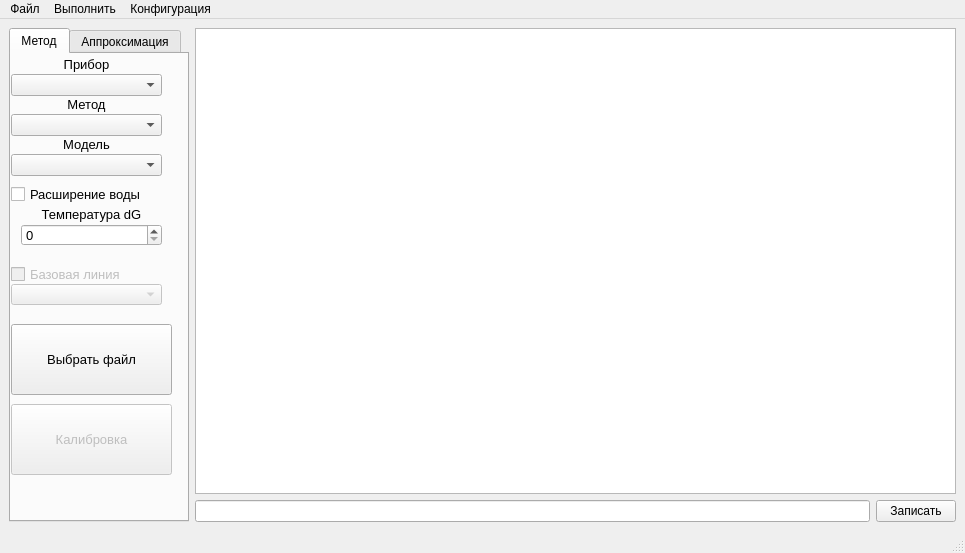
<?xml version="1.0" encoding="UTF-8"?>
<ui version="4.0">
 <class>MainWindow</class>
 <widget class="QMainWindow" name="MainWindow">
  <property name="geometry">
   <rect>
    <x>0</x>
    <y>0</y>
    <width>965</width>
    <height>553</height>
   </rect>
  </property>
  <property name="sizePolicy">
   <sizepolicy hsizetype="Preferred" vsizetype="Preferred">
    <horstretch>1</horstretch>
    <verstretch>1</verstretch>
   </sizepolicy>
  </property>
  <property name="windowTitle">
   <string>MainWindow</string>
  </property>
  <property name="styleSheet">
   <string notr="true"/>
  </property>
  <widget class="QWidget" name="centralwidget">
   <property name="sizePolicy">
    <sizepolicy hsizetype="Minimum" vsizetype="Minimum">
     <horstretch>0</horstretch>
     <verstretch>0</verstretch>
    </sizepolicy>
   </property>
   <property name="minimumSize">
    <size>
     <width>0</width>
     <height>480</height>
    </size>
   </property>
   <layout class="QHBoxLayout" name="horizontalLayout_3">
    <item>
     <layout class="QHBoxLayout" name="horizontalLayout">
      <property name="sizeConstraint">
       <enum>QLayout::SetNoConstraint</enum>
      </property>
      <item>
       <widget class="QTabWidget" name="tabWidget">
        <property name="sizePolicy">
         <sizepolicy hsizetype="Maximum" vsizetype="Preferred">
          <horstretch>0</horstretch>
          <verstretch>0</verstretch>
         </sizepolicy>
        </property>
        <property name="minimumSize">
         <size>
          <width>180</width>
          <height>0</height>
         </size>
        </property>
        <property name="currentIndex">
         <number>0</number>
        </property>
        <widget class="QWidget" name="Methods">
         <attribute name="title">
          <string>Метод</string>
         </attribute>
         <widget class="QLabel" name="label">
          <property name="geometry">
           <rect>
            <x>0</x>
            <y>0</y>
            <width>151</width>
            <height>21</height>
           </rect>
          </property>
          <property name="font">
           <font>
            <pointsize>10</pointsize>
           </font>
          </property>
          <property name="layoutDirection">
           <enum>Qt::LeftToRight</enum>
          </property>
          <property name="text">
           <string>Прибор</string>
          </property>
          <property name="alignment">
           <set>Qt::AlignCenter</set>
          </property>
         </widget>
         <widget class="QComboBox" name="pribor">
          <property name="geometry">
           <rect>
            <x>0</x>
            <y>20</y>
            <width>151</width>
            <height>22</height>
           </rect>
          </property>
         </widget>
         <widget class="QComboBox" name="method">
          <property name="geometry">
           <rect>
            <x>0</x>
            <y>60</y>
            <width>151</width>
            <height>22</height>
           </rect>
          </property>
         </widget>
         <widget class="QLabel" name="label_2">
          <property name="geometry">
           <rect>
            <x>0</x>
            <y>40</y>
            <width>151</width>
            <height>21</height>
           </rect>
          </property>
          <property name="font">
           <font>
            <pointsize>10</pointsize>
           </font>
          </property>
          <property name="layoutDirection">
           <enum>Qt::LeftToRight</enum>
          </property>
          <property name="text">
           <string>Метод</string>
          </property>
          <property name="alignment">
           <set>Qt::AlignCenter</set>
          </property>
         </widget>
         <widget class="QComboBox" name="model">
          <property name="geometry">
           <rect>
            <x>0</x>
            <y>100</y>
            <width>151</width>
            <height>22</height>
           </rect>
          </property>
         </widget>
         <widget class="QLabel" name="label_3">
          <property name="geometry">
           <rect>
            <x>0</x>
            <y>80</y>
            <width>151</width>
            <height>21</height>
           </rect>
          </property>
          <property name="font">
           <font>
            <pointsize>10</pointsize>
           </font>
          </property>
          <property name="layoutDirection">
           <enum>Qt::LeftToRight</enum>
          </property>
          <property name="text">
           <string>Модель</string>
          </property>
          <property name="alignment">
           <set>Qt::AlignCenter</set>
          </property>
         </widget>
         <widget class="QPushButton" name="change_file">
          <property name="geometry">
           <rect>
            <x>0</x>
            <y>270</y>
            <width>161</width>
            <height>71</height>
           </rect>
          </property>
          <property name="font">
           <font>
            <pointsize>10</pointsize>
           </font>
          </property>
          <property name="text">
           <string>Выбрать файл</string>
          </property>
         </widget>
         <widget class="QCheckBox" name="Water">
          <property name="geometry">
           <rect>
            <x>0</x>
            <y>130</y>
            <width>161</width>
            <height>21</height>
           </rect>
          </property>
          <property name="font">
           <font>
            <pointsize>10</pointsize>
           </font>
          </property>
          <property name="text">
           <string>Расширение воды</string>
          </property>
         </widget>
         <widget class="QLabel" name="label_4">
          <property name="geometry">
           <rect>
            <x>0</x>
            <y>150</y>
            <width>161</width>
            <height>21</height>
           </rect>
          </property>
          <property name="font">
           <font>
            <pointsize>10</pointsize>
           </font>
          </property>
          <property name="layoutDirection">
           <enum>Qt::LeftToRight</enum>
          </property>
          <property name="text">
           <string>Температура dG</string>
          </property>
          <property name="alignment">
           <set>Qt::AlignCenter</set>
          </property>
         </widget>
         <widget class="QSpinBox" name="dG_temp">
          <property name="geometry">
           <rect>
            <x>10</x>
            <y>170</y>
            <width>141</width>
            <height>22</height>
           </rect>
          </property>
          <property name="font">
           <font>
            <pointsize>10</pointsize>
           </font>
          </property>
         </widget>
         <widget class="QComboBox" name="Baseline_list">
          <property name="enabled">
           <bool>false</bool>
          </property>
          <property name="geometry">
           <rect>
            <x>0</x>
            <y>230</y>
            <width>151</width>
            <height>21</height>
           </rect>
          </property>
         </widget>
         <widget class="QCheckBox" name="Baseline_check">
          <property name="enabled">
           <bool>false</bool>
          </property>
          <property name="geometry">
           <rect>
            <x>0</x>
            <y>210</y>
            <width>161</width>
            <height>21</height>
           </rect>
          </property>
          <property name="font">
           <font>
            <pointsize>10</pointsize>
           </font>
          </property>
          <property name="text">
           <string>Базовая линия</string>
          </property>
         </widget>
         <widget class="QPushButton" name="Calibration">
          <property name="enabled">
           <bool>false</bool>
          </property>
          <property name="geometry">
           <rect>
            <x>0</x>
            <y>350</y>
            <width>161</width>
            <height>71</height>
           </rect>
          </property>
          <property name="font">
           <font>
            <pointsize>10</pointsize>
           </font>
          </property>
          <property name="text">
           <string>Калибровка</string>
          </property>
         </widget>
        </widget>
        <widget class="QWidget" name="Parametrs">
         <property name="font">
          <font>
           <pointsize>12</pointsize>
          </font>
         </property>
         <attribute name="title">
          <string>Аппроксимация</string>
         </attribute>
         <widget class="QPushButton" name="Calculation">
          <property name="geometry">
           <rect>
            <x>0</x>
            <y>360</y>
            <width>161</width>
            <height>61</height>
           </rect>
          </property>
          <property name="font">
           <font>
            <pointsize>10</pointsize>
           </font>
          </property>
          <property name="text">
           <string>Точно</string>
          </property>
         </widget>
         <widget class="QFrame" name="frame">
          <property name="geometry">
           <rect>
            <x>0</x>
            <y>0</y>
            <width>161</width>
            <height>51</height>
           </rect>
          </property>
          <property name="frameShape">
           <enum>QFrame::StyledPanel</enum>
          </property>
          <property name="frameShadow">
           <enum>QFrame::Raised</enum>
          </property>
          <widget class="QCheckBox" name="Entalpy">
           <property name="geometry">
            <rect>
             <x>0</x>
             <y>0</y>
             <width>161</width>
             <height>16</height>
            </rect>
           </property>
           <property name="font">
            <font>
             <pointsize>10</pointsize>
            </font>
           </property>
           <property name="text">
            <string>Энтальпия (dH)</string>
           </property>
          </widget>
          <widget class="QLineEdit" name="Entalpy_edit">
           <property name="geometry">
            <rect>
             <x>0</x>
             <y>20</y>
             <width>161</width>
             <height>21</height>
            </rect>
           </property>
           <property name="text">
            <string/>
           </property>
          </widget>
         </widget>
         <widget class="QFrame" name="frame_2">
          <property name="geometry">
           <rect>
            <x>0</x>
            <y>50</y>
            <width>161</width>
            <height>51</height>
           </rect>
          </property>
          <property name="frameShape">
           <enum>QFrame::StyledPanel</enum>
          </property>
          <property name="frameShadow">
           <enum>QFrame::Raised</enum>
          </property>
          <widget class="QCheckBox" name="Enthropy">
           <property name="geometry">
            <rect>
             <x>0</x>
             <y>0</y>
             <width>161</width>
             <height>16</height>
            </rect>
           </property>
           <property name="font">
            <font>
             <pointsize>10</pointsize>
            </font>
           </property>
           <property name="text">
            <string>Энтропия (dS)</string>
           </property>
          </widget>
          <widget class="QLineEdit" name="Enthropy_edit">
           <property name="geometry">
            <rect>
             <x>0</x>
             <y>20</y>
             <width>161</width>
             <height>21</height>
            </rect>
           </property>
           <property name="text">
            <string/>
           </property>
          </widget>
         </widget>
         <widget class="QFrame" name="frame_3">
          <property name="geometry">
           <rect>
            <x>0</x>
            <y>100</y>
            <width>161</width>
            <height>51</height>
           </rect>
          </property>
          <property name="frameShape">
           <enum>QFrame::StyledPanel</enum>
          </property>
          <property name="frameShadow">
           <enum>QFrame::Raised</enum>
          </property>
          <widget class="QCheckBox" name="Start_temp">
           <property name="geometry">
            <rect>
             <x>0</x>
             <y>0</y>
             <width>161</width>
             <height>16</height>
            </rect>
           </property>
           <property name="font">
            <font>
             <pointsize>10</pointsize>
            </font>
           </property>
           <property name="text">
            <string>Начальная температура</string>
           </property>
          </widget>
          <widget class="QLineEdit" name="Start_temp_edit">
           <property name="geometry">
            <rect>
             <x>0</x>
             <y>20</y>
             <width>161</width>
             <height>21</height>
            </rect>
           </property>
           <property name="text">
            <string/>
           </property>
          </widget>
         </widget>
         <widget class="QFrame" name="frame_5">
          <property name="geometry">
           <rect>
            <x>0</x>
            <y>200</y>
            <width>161</width>
            <height>51</height>
           </rect>
          </property>
          <property name="frameShape">
           <enum>QFrame::StyledPanel</enum>
          </property>
          <property name="frameShadow">
           <enum>QFrame::Raised</enum>
          </property>
          <widget class="QCheckBox" name="Bss">
           <property name="geometry">
            <rect>
             <x>0</x>
             <y>0</y>
             <width>81</width>
             <height>16</height>
            </rect>
           </property>
           <property name="font">
            <font>
             <pointsize>10</pointsize>
            </font>
           </property>
           <property name="text">
            <string>Bss</string>
           </property>
          </widget>
          <widget class="QLineEdit" name="Bss_edit">
           <property name="geometry">
            <rect>
             <x>0</x>
             <y>20</y>
             <width>81</width>
             <height>21</height>
            </rect>
           </property>
           <property name="text">
            <string/>
           </property>
          </widget>
          <widget class="QLineEdit" name="Css_edit">
           <property name="geometry">
            <rect>
             <x>80</x>
             <y>20</y>
             <width>81</width>
             <height>21</height>
            </rect>
           </property>
           <property name="text">
            <string/>
           </property>
          </widget>
          <widget class="QCheckBox" name="Css">
           <property name="geometry">
            <rect>
             <x>80</x>
             <y>0</y>
             <width>81</width>
             <height>16</height>
            </rect>
           </property>
           <property name="font">
            <font>
             <pointsize>10</pointsize>
            </font>
           </property>
           <property name="text">
            <string>Css</string>
           </property>
          </widget>
         </widget>
         <widget class="QFrame" name="frame_6">
          <property name="geometry">
           <rect>
            <x>0</x>
            <y>250</y>
            <width>161</width>
            <height>51</height>
           </rect>
          </property>
          <property name="frameShape">
           <enum>QFrame::StyledPanel</enum>
          </property>
          <property name="frameShadow">
           <enum>QFrame::Raised</enum>
          </property>
          <widget class="QCheckBox" name="Bds">
           <property name="geometry">
            <rect>
             <x>0</x>
             <y>0</y>
             <width>81</width>
             <height>16</height>
            </rect>
           </property>
           <property name="font">
            <font>
             <pointsize>10</pointsize>
            </font>
           </property>
           <property name="text">
            <string>Bds</string>
           </property>
          </widget>
          <widget class="QLineEdit" name="Bds_edit">
           <property name="geometry">
            <rect>
             <x>0</x>
             <y>20</y>
             <width>81</width>
             <height>21</height>
            </rect>
           </property>
           <property name="text">
            <string/>
           </property>
          </widget>
          <widget class="QCheckBox" name="Cds">
           <property name="geometry">
            <rect>
             <x>80</x>
             <y>0</y>
             <width>81</width>
             <height>16</height>
            </rect>
           </property>
           <property name="font">
            <font>
             <pointsize>10</pointsize>
            </font>
           </property>
           <property name="text">
            <string>Cds</string>
           </property>
          </widget>
          <widget class="QLineEdit" name="Cds_edit">
           <property name="geometry">
            <rect>
             <x>80</x>
             <y>20</y>
             <width>81</width>
             <height>21</height>
            </rect>
           </property>
           <property name="text">
            <string/>
           </property>
          </widget>
         </widget>
         <widget class="QFrame" name="frame_7">
          <property name="geometry">
           <rect>
            <x>0</x>
            <y>150</y>
            <width>161</width>
            <height>51</height>
           </rect>
          </property>
          <property name="frameShape">
           <enum>QFrame::StyledPanel</enum>
          </property>
          <property name="frameShadow">
           <enum>QFrame::Raised</enum>
          </property>
          <widget class="QCheckBox" name="End_temp">
           <property name="geometry">
            <rect>
             <x>0</x>
             <y>0</y>
             <width>161</width>
             <height>16</height>
            </rect>
           </property>
           <property name="font">
            <font>
             <pointsize>10</pointsize>
            </font>
           </property>
           <property name="text">
            <string>Конечная температура</string>
           </property>
          </widget>
          <widget class="QLineEdit" name="End_temp_edit">
           <property name="geometry">
            <rect>
             <x>0</x>
             <y>20</y>
             <width>161</width>
             <height>21</height>
            </rect>
           </property>
           <property name="text">
            <string/>
           </property>
          </widget>
         </widget>
         <widget class="QPushButton" name="Calculation_2">
          <property name="geometry">
           <rect>
            <x>0</x>
            <y>300</y>
            <width>161</width>
            <height>61</height>
           </rect>
          </property>
          <property name="font">
           <font>
            <pointsize>10</pointsize>
           </font>
          </property>
          <property name="text">
           <string>Примерно</string>
          </property>
         </widget>
        </widget>
       </widget>
      </item>
      <item>
       <layout class="QVBoxLayout" name="verticalLayout">
        <property name="sizeConstraint">
         <enum>QLayout::SetDefaultConstraint</enum>
        </property>
        <item>
         <widget class="QTableWidget" name="Table_calc">
          <property name="editTriggers">
           <set>QAbstractItemView::NoEditTriggers</set>
          </property>
          <property name="dragDropOverwriteMode">
           <bool>false</bool>
          </property>
         </widget>
        </item>
        <item>
         <layout class="QHBoxLayout" name="horizontalLayout_2">
          <property name="sizeConstraint">
           <enum>QLayout::SetFixedSize</enum>
          </property>
          <item>
           <widget class="QLineEdit" name="CommandLine"/>
          </item>
          <item>
           <widget class="QPushButton" name="Run_Command">
            <property name="text">
             <string>Записать</string>
            </property>
           </widget>
          </item>
         </layout>
        </item>
       </layout>
      </item>
     </layout>
    </item>
   </layout>
  </widget>
  <widget class="QMenuBar" name="menubar">
   <property name="geometry">
    <rect>
     <x>0</x>
     <y>0</y>
     <width>965</width>
     <height>21</height>
    </rect>
   </property>
   <widget class="QMenu" name="menu">
    <property name="title">
     <string>Файл</string>
    </property>
    <widget class="QMenu" name="menu_5">
     <property name="title">
      <string>Сохранить как</string>
     </property>
     <widget class="QMenu" name="menu_2">
      <property name="enabled">
       <bool>false</bool>
      </property>
      <property name="title">
       <string>Данные без калибровки</string>
      </property>
      <addaction name="actionSimplexV2"/>
     </widget>
     <widget class="QMenu" name="menu_6">
      <property name="enabled">
       <bool>false</bool>
      </property>
      <property name="title">
       <string>Данные с калибровкой</string>
      </property>
      <addaction name="actionSimplexV1_2"/>
      <addaction name="actionSimplexV2_2"/>
     </widget>
     <addaction name="action_4"/>
     <addaction name="menu_2"/>
     <addaction name="menu_6"/>
    </widget>
    <addaction name="menu_5"/>
    <addaction name="save_parametrs"/>
    <addaction name="exit"/>
   </widget>
   <widget class="QMenu" name="menu_3">
    <property name="title">
     <string>Выполнить</string>
    </property>
    <addaction name="Graph"/>
   </widget>
   <widget class="QMenu" name="menu_4">
    <property name="enabled">
     <bool>true</bool>
    </property>
    <property name="title">
     <string>Конфигурация</string>
    </property>
    <addaction name="Config_Sample"/>
    <addaction name="Config_Name"/>
    <addaction name="Config_Concentration"/>
    <addaction name="Config_Start_temperature"/>
    <addaction name="Config_End_temperature"/>
    <addaction name="Config_Light"/>
    <addaction name="Config_Ramp"/>
    <addaction name="Config_dH"/>
    <addaction name="Config_Error_dH"/>
    <addaction name="Config_dS"/>
    <addaction name="Config_Error_dS"/>
    <addaction name="Config_Bss"/>
    <addaction name="Config_Css"/>
    <addaction name="Config_Bds"/>
    <addaction name="Config_Cds"/>
    <addaction name="Config_dG"/>
    <addaction name="Config_Tm"/>
    <addaction name="Config_CKO"/>
    <addaction name="review_table_button"/>
   </widget>
   <addaction name="menu"/>
   <addaction name="menu_3"/>
   <addaction name="menu_4"/>
  </widget>
  <widget class="QStatusBar" name="statusbar"/>
  <action name="exit">
   <property name="text">
    <string>Выход</string>
   </property>
  </action>
  <action name="actionCary_3500">
   <property name="text">
    <string>Cary_3500</string>
   </property>
  </action>
  <action name="action_4">
   <property name="enabled">
    <bool>false</bool>
   </property>
   <property name="text">
    <string>Таблицу</string>
   </property>
  </action>
  <action name="save_parametrs">
   <property name="text">
    <string>Сохранить конфигурацию</string>
   </property>
  </action>
  <action name="actionSample">
   <property name="text">
    <string>Sample</string>
   </property>
  </action>
  <action name="action123">
   <property name="text">
    <string>123</string>
   </property>
  </action>
  <action name="Config_Sample">
   <property name="checkable">
    <bool>true</bool>
   </property>
   <property name="checked">
    <bool>false</bool>
   </property>
   <property name="text">
    <string>Sample</string>
   </property>
  </action>
  <action name="Config_Name">
   <property name="checkable">
    <bool>true</bool>
   </property>
   <property name="text">
    <string>Name</string>
   </property>
  </action>
  <action name="Config_Concentration">
   <property name="checkable">
    <bool>true</bool>
   </property>
   <property name="text">
    <string>Concentration</string>
   </property>
  </action>
  <action name="Config_Start_temperature">
   <property name="checkable">
    <bool>true</bool>
   </property>
   <property name="text">
    <string>Start temperature</string>
   </property>
  </action>
  <action name="Config_End_temperature">
   <property name="checkable">
    <bool>true</bool>
   </property>
   <property name="text">
    <string>End temperature</string>
   </property>
  </action>
  <action name="Config_Light">
   <property name="checkable">
    <bool>true</bool>
   </property>
   <property name="text">
    <string>Light</string>
   </property>
  </action>
  <action name="Config_Ramp">
   <property name="checkable">
    <bool>true</bool>
   </property>
   <property name="text">
    <string>Ramp</string>
   </property>
  </action>
  <action name="Config_dH">
   <property name="checkable">
    <bool>true</bool>
   </property>
   <property name="text">
    <string>dH</string>
   </property>
  </action>
  <action name="Config_Error_dH">
   <property name="checkable">
    <bool>true</bool>
   </property>
   <property name="text">
    <string>Error dH</string>
   </property>
  </action>
  <action name="Config_dS">
   <property name="checkable">
    <bool>true</bool>
   </property>
   <property name="text">
    <string>dS</string>
   </property>
  </action>
  <action name="Config_Error_dS">
   <property name="checkable">
    <bool>true</bool>
   </property>
   <property name="text">
    <string>Error dS</string>
   </property>
  </action>
  <action name="Config_Bss">
   <property name="checkable">
    <bool>true</bool>
   </property>
   <property name="text">
    <string>Bss</string>
   </property>
  </action>
  <action name="Config_Css">
   <property name="checkable">
    <bool>true</bool>
   </property>
   <property name="text">
    <string>Css</string>
   </property>
  </action>
  <action name="Config_Bds">
   <property name="checkable">
    <bool>true</bool>
   </property>
   <property name="text">
    <string>Bds</string>
   </property>
  </action>
  <action name="Config_Cds">
   <property name="checkable">
    <bool>true</bool>
   </property>
   <property name="text">
    <string>Cds</string>
   </property>
  </action>
  <action name="Config_dG">
   <property name="checkable">
    <bool>true</bool>
   </property>
   <property name="text">
    <string>dG</string>
   </property>
  </action>
  <action name="Config_Tm">
   <property name="checkable">
    <bool>true</bool>
   </property>
   <property name="text">
    <string>Tm</string>
   </property>
  </action>
  <action name="Config_CKO">
   <property name="checkable">
    <bool>true</bool>
   </property>
   <property name="text">
    <string>CKO</string>
   </property>
  </action>
  <action name="Graph">
   <property name="text">
    <string>График</string>
   </property>
  </action>
  <action name="actionSimplexV1">
   <property name="text">
    <string>SimplexV1</string>
   </property>
  </action>
  <action name="actionSimplexV2">
   <property name="text">
    <string>SimplexV2</string>
   </property>
  </action>
  <action name="actionSimplexV1_2">
   <property name="text">
    <string>SimplexV1</string>
   </property>
  </action>
  <action name="actionSimplexV2_2">
   <property name="text">
    <string>SimplexV2</string>
   </property>
  </action>
  <action name="actionSimplexV1_3">
   <property name="text">
    <string>SimplexV1</string>
   </property>
  </action>
  <action name="actionSimplexV2_3">
   <property name="text">
    <string>SimplexV2</string>
   </property>
  </action>
  <action name="review_table_button">
   <property name="enabled">
    <bool>false</bool>
   </property>
   <property name="text">
    <string>Перерисовать таблицу</string>
   </property>
  </action>
 </widget>
 <resources/>
 <connections/>
</ui>
